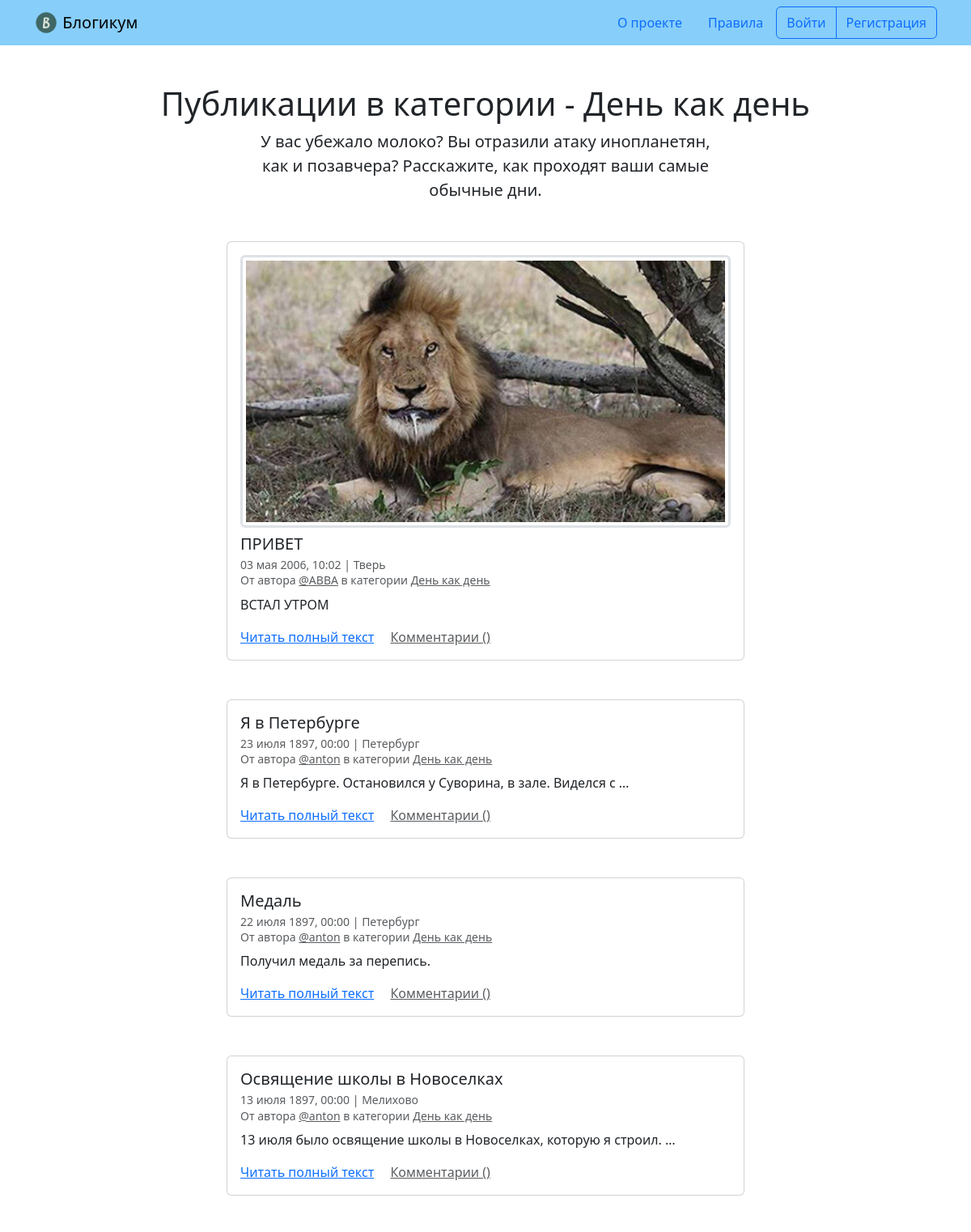
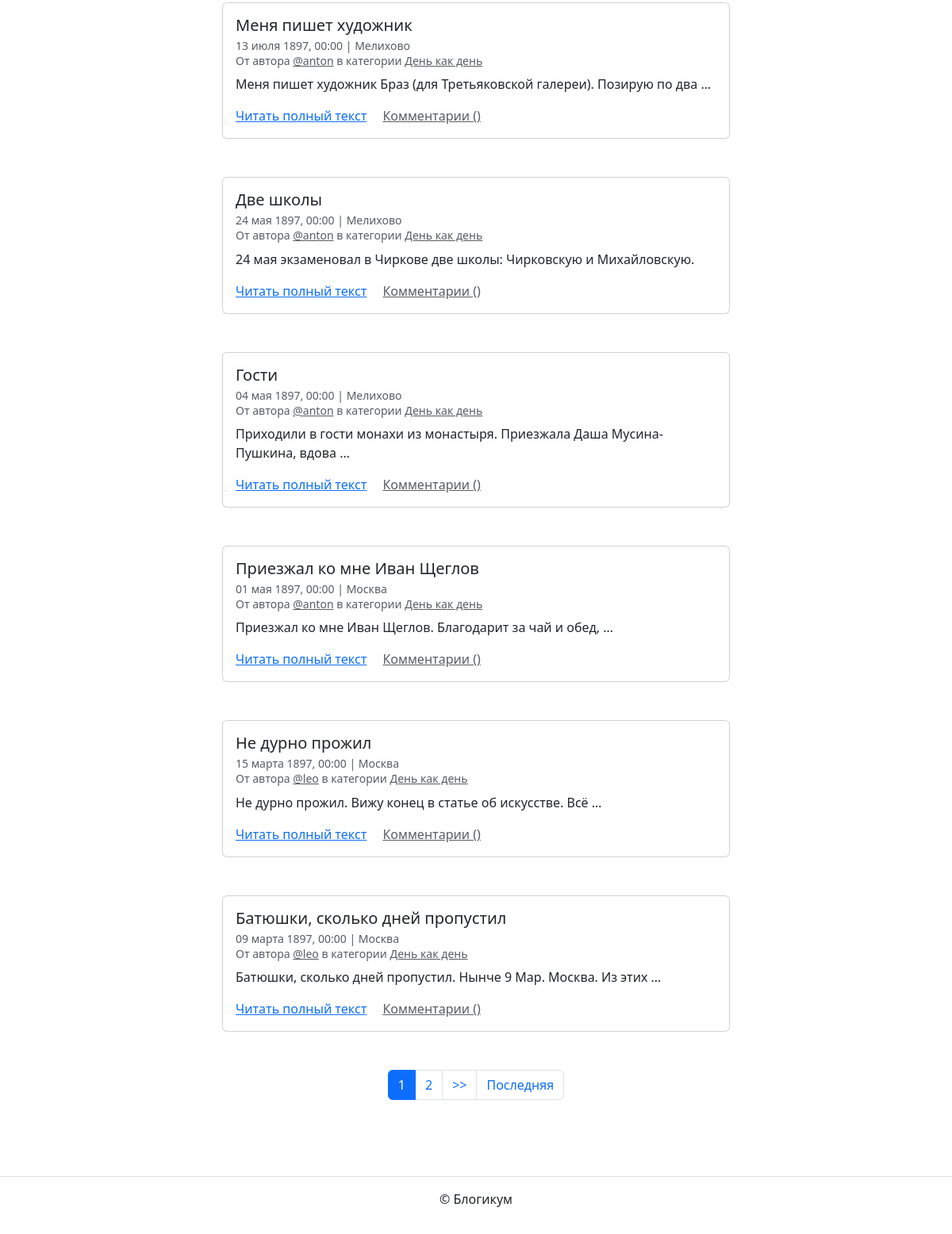
Page /category/routine/ on the earlier database version (2 pictures, top to bottom).
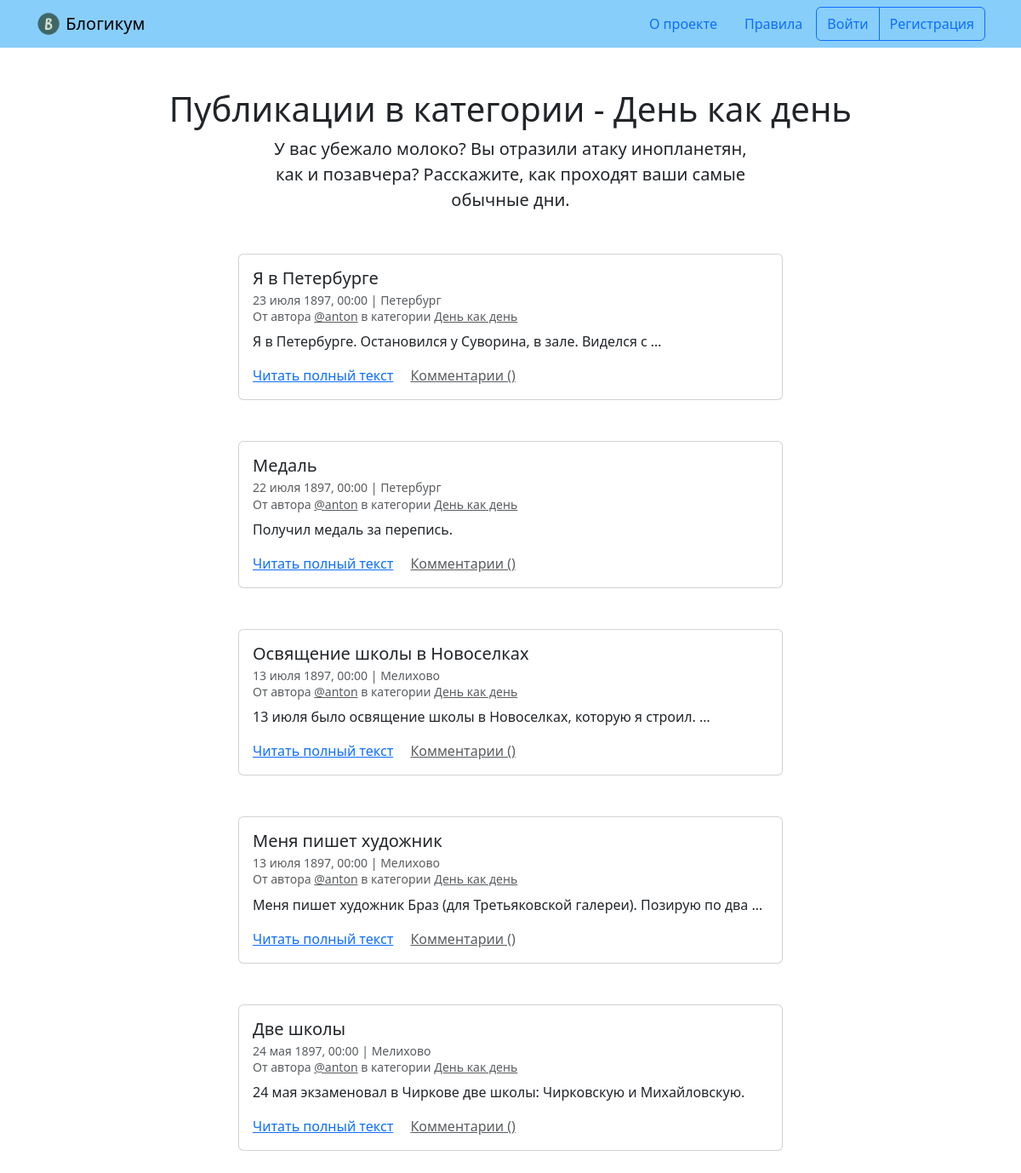
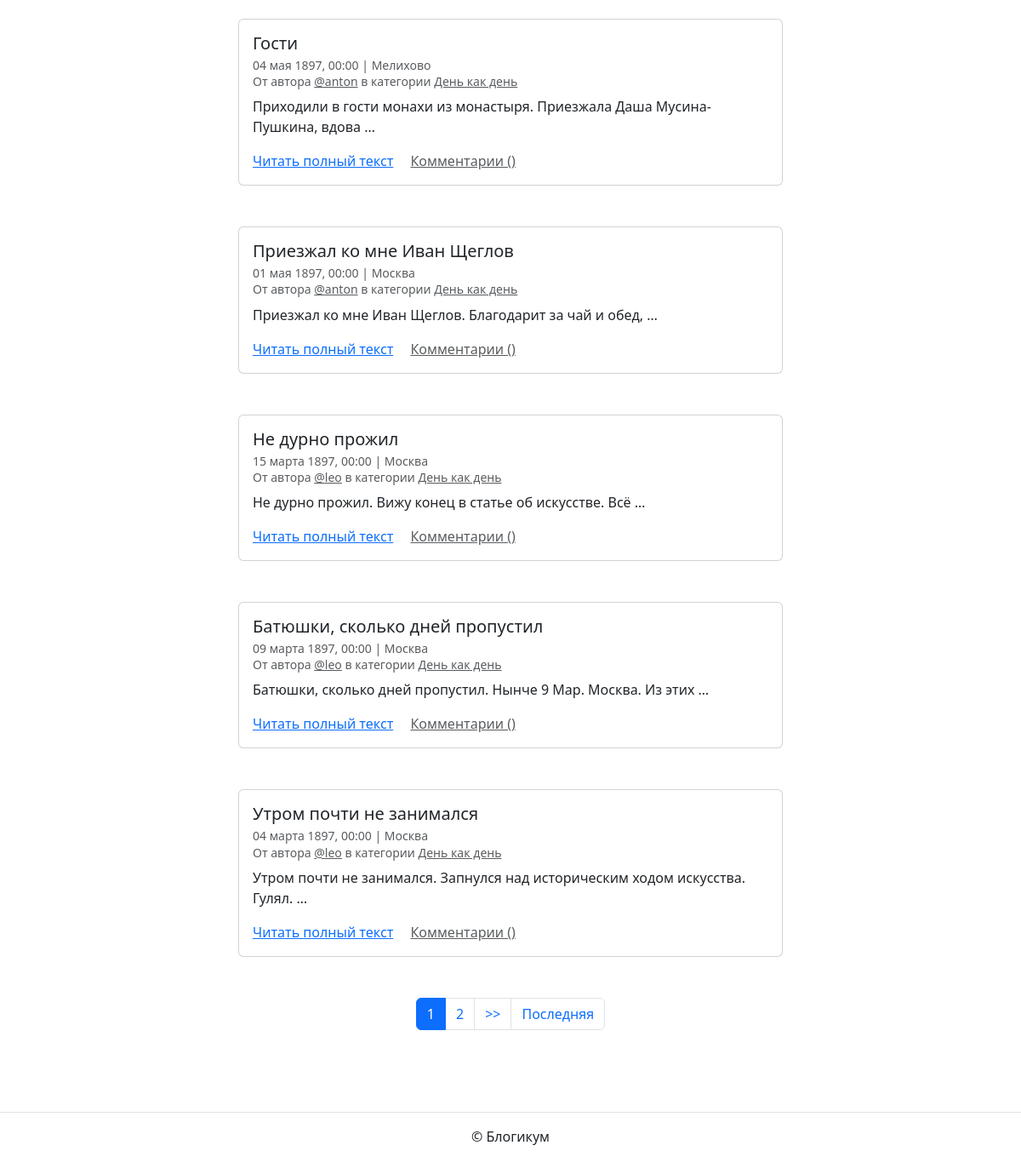
Same page on the later database version (2 pictures, top to bottom).
### blog/models.py (models this page shows, shortened)
class Post(models.Model):
    title = models.CharField('Заголовок', max_length=256)
    text = models.TextField('Текст')
    pub_date = models.DateTimeField('Дата и время публикации')
    author = models.ForeignKey(User, on_delete=models.CASCADE, related_name='posts')
    location = models.ForeignKey(Location, on_delete=models.SET_NULL, null=True, blank=True, related_name='posts')
    category = models.ForeignKey(Category, on_delete=models.SET_NULL, null=True, related_name='posts')
    is_published = models.BooleanField('Опубликовано', default=True)
    image = models.ImageField('Фото', upload_to='posts/', blank=True)
    created_at = models.DateTimeField('Добавлено', auto_now_add=True)
    class Meta:
        verbose_name = 'публикация'
        verbose_name_plural = 'Публикации'
        ordering = ('-pub_date',)

class Location(models.Model):
    name = models.CharField('Название места', max_length=256)
    is_published = models.BooleanField('Опубликовано', default=True)
    created_at = models.DateTimeField('Добавлено', auto_now_add=True)
    class Meta:
        verbose_name = 'местоположение'
        verbose_name_plural = 'Местоположения'

class Category(models.Model):
    title = models.CharField('Заголовок', max_length=256)
    description = models.TextField('Описание')
    slug = models.SlugField('Идентификатор', unique=True)
    is_published = models.BooleanField('Опубликовано', default=True)
    created_at = models.DateTimeField('Добавлено', auto_now_add=True)
    class Meta:
        verbose_name = 'категория'
        verbose_name_plural = 'Категории'

### blog/views.py (the view)
# urls.py: path('category/<slug:category_slug>/', views.category_posts, name='category_posts'),
def category_posts(request, category_slug):
    category = get_object_or_404(Category, slug=category_slug, is_published=True)
    posts = Post.objects.filter(category=category, is_published=True, pub_date__lte=timezone.now())
    paginator = Paginator(posts, POSTS_PER_PAGE)
    page_obj = paginator.get_page(request.GET.get('page'))
    return render(request, 'blog/category.html', {'category': category, 'page_obj': page_obj})

### templates/blog/category.html (shortened to what this page needs)
{% extends "base.html" %}
{% block content %}
  <h1 class="text-center">Публикации в категории - {{ category.title }}</h1>
  <p class="col-6 offset-3 mb-5 lead text-center">{{ category.description }}</p>
  {% for post in page_obj %}
    <article class="mb-5">
      {% include "includes/post_card.html" %}
    </article>
  {% endfor %}
  {% include "includes/paginator.html" %}
{% endblock %}

### templates/includes/post_card.html (shortened to what this page needs)
<div class="col d-flex justify-content-center">
  <div class="card" style="width: 40rem;">
    <div class="card-body">
      {% if post.image %}
        <a href="{{ post.image.url }}" target="_blank">
          <img class="border-3 rounded img-fluid img-thumbnail mb-2 mx-auto d-block" src="{{ post.image.url }}">
        </a>
      {% endif %}
      <h5 class="card-title">{{ post.title }}</h5>
      <h6 class="card-subtitle mb-2 text-muted">
        <small>
          {{ post.pub_date|date:"d E Y, H:i" }} | {% if post.location and post.location.is_published %}{{ post.location.name }}{% else %}Планета Земля{% endif %}<br>
          От автора <a class="text-muted" href="{% url 'blog:profile' post.author.username %}">@{{ post.author.username }}</a> в
          категории {% include "includes/category_link.html" %}
        </small>
      </h6>
      <p class="card-text">{{ post.text|truncatewords:10 }}</p>
      <a href="{% url 'blog:post_detail' post.id %}" class="card-link">Читать полный текст</a>
      <a href="{% url 'blog:post_detail' post.id %}" class="card-link text-muted">Комментарии ({{ post.comment_count }})</a>
    </div>
  </div>
</div>

### templates/includes/category_link.html
<a class="text-muted" href="{% url 'blog:category_posts' post.category.slug %}">
  {{ post.category.title }}
</a>

Differences in the rows shown:
removed Post: image (picture), title "ПРИВЕТ", pub_date "03 мая 2006, 10:02", location.name "Тверь", author.username "ABBA", category "День как день", text "ВСТАЛ УТРОМ"
now on this page (row unchanged): Post: title "Утром почти не занимался", pub_date "04 марта 1897, 00:00", location.name "Москва", author.username "leo", category "День как день", text "Утром почти не занимался. Запнулся над историческим ходом искусства. Гулял. …"
